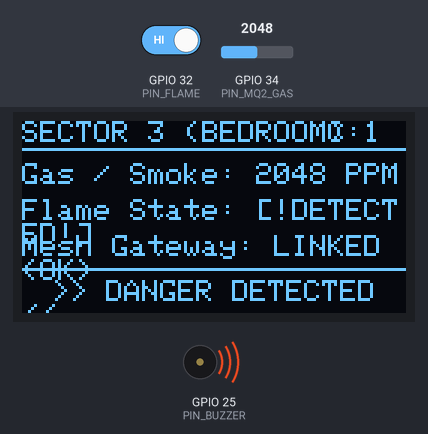
Simulated run of this sketch. Board: ESP32. On the bench: 128×64 one-colour display, buzzer (waves = sounding, pin HIGH). The test bench sets the inputs (shaded band); at power-on: GPIO 32 (PIN_FLAME) HIGH, GPIO 34 (PIN_MQ2_GAS) = 2048.

Above: at 2.7 s.
2.8 s: GPIO 32 (PIN_FLAME) driven LOW
At 3.5 s:
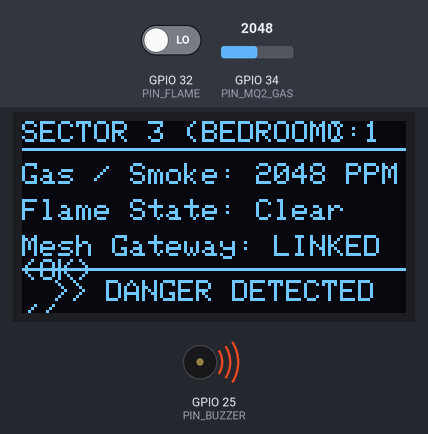
4.5 s: GPIO 34 (PIN_MQ2_GAS) set to 1554
At 5.7 s:
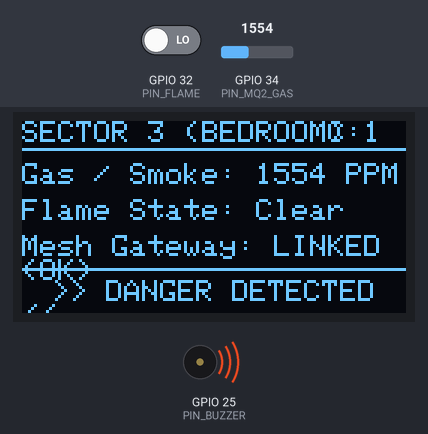
6.0 s: GPIO 34 (PIN_MQ2_GAS) set to 1466
At 7.3 s:
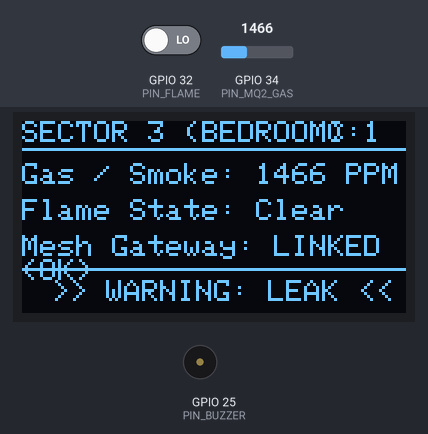
9.0 s: GPIO 34 (PIN_MQ2_GAS) set to 474
At 9.83 s:
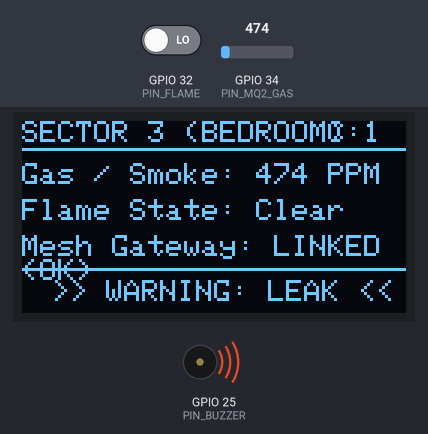
11.0 s: GPIO 34 (PIN_MQ2_GAS) set to 418
At 12.0 s:
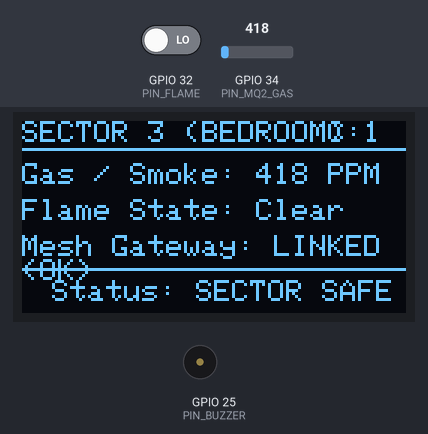
12.5 s: GPIO 32 (PIN_FLAME) driven HIGH
At 13.1 s:
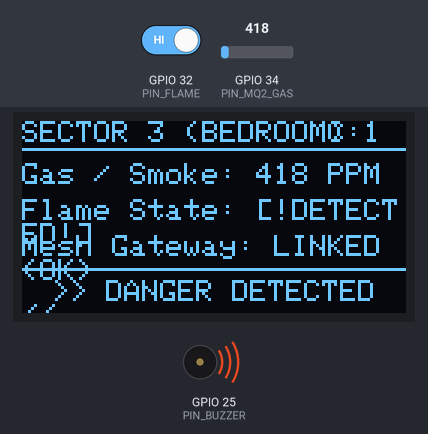
Timing chart, 0 to 15.0 s (numbered marks = the images above; inputs shaded):
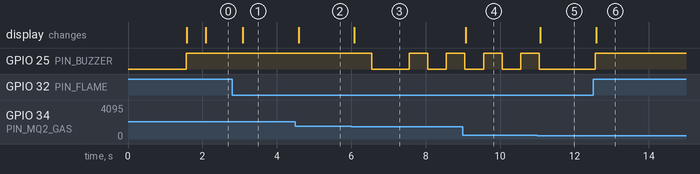

Measured:
- the behaviour switches between 1500 and 1499 on GPIO 34 (PIN_MQ2_GAS) (found by bisection; images 2 and 3)
- the behaviour switches between 451 and 450 on GPIO 34 (PIN_MQ2_GAS) (found by bisection; images 4 and 5)
- after the input at 2.8 s, the display: changes after 0.28 s (image 1)
- after the input at 4.5 s, the display: changes after 0.08 s (image 2)
- after the input at 6.0 s, GPIO 25 (PIN_BUZZER): HIGH → LOW after 0.56 s, → HIGH 1.0 s later, → LOW 0.50 s later, → HIGH 0.50 s later; the display: changes after 0.08 s (image 3)
- after the input at 9.0 s, the display: changes after 0.08 s (image 4)
- after the input at 11.0 s, GPIO 25 (PIN_BUZZER): goes on until 11.1 s, then stays LOW; the display: changes after 0.08 s (image 5)
- after the input at 12.5 s, GPIO 25 (PIN_BUZZER): LOW → HIGH after 0.06 s; the display: changes after 0.08 s (image 6)

The sketch:

Secondary_Node_N3.ino
```cpp
/**
 * ============================================================================
 * 🔥 H-FIRE IOT SYSTEM — SATELLITE SECTOR NODE 3 (BEDROOM / SECTOR 3)
 * ============================================================================
 * Architecture: Autonomous Satellite Mesh Sensor
 * Board: ESP32 Dev Module (WROOM-32)
 *
 * Core Responsibilities:
 *  1. Reads local MQ-2 Gas/Smoke (GPIO 34) and Optical Flame Sensor (GPIO 32)
 *     with 10-sample ADC noise filtering.
 *  2. Local Autonomous Alarm: Instantly sounds local buzzer (GPIO 25) if gas
 *     or fire is detected, even if Core Gateway is offline or unreachable.
 *  3. SSD1306 OLED Screen: Real-time sector status, gas level, and mesh link.
 *  4. High-Reliability ESP-NOW Transmission: Sends telemetry packet to Core
 *     Gateway (MAC: 20:50:0D:33:68:0C) every 500ms.
 *  5. Smart Auto-Channel Lock: Automatically detects Core Node's Wi-Fi channel
 *     by testing channels 1-13 on boot and locks once Core acknowledges.
 * ============================================================================
 */

#include <esp_now.h>
#include <WiFi.h>
#include <Wire.h>
#include <Adafruit_GFX.h>
#include <Adafruit_SSD1306.h>
#include <esp_wifi.h>

// ============================================================================
// 1. HARDWARE PIN DEFINITIONS & OLED CONFIGURATION
// ============================================================================
#define SCREEN_WIDTH      128
#define SCREEN_HEIGHT     64
#define OLED_RESET        -1
#define OLED_I2C_ADDRESS  0x3C
Adafruit_SSD1306 display(SCREEN_WIDTH, SCREEN_HEIGHT, &Wire, OLED_RESET);

const int PIN_MQ2_GAS = 34;   // Analog ADC1_CH6 (MQ-2 Analog Out)
const int PIN_FLAME   = 32;   // Digital In (Optical Flame Sensor)
const int PIN_BUZZER  = 25;   // Digital Out (Piezo / Active Buzzer)

// ============================================================================
// 2. SYSTEM-WIDE TELEMETRY THRESHOLDS (Aligned with H-Fire Admin App)
// ============================================================================
const int THRESHOLD_SAFE_PPM   = 450;    // Normal ambient baseline
const int THRESHOLD_DANGER_PPM = 1500;   // Critical hazard threshold

// ============================================================================
// 3. TARGET CORE GATEWAY MAC ADDRESS (NODE 1)
// ============================================================================
uint8_t coreGatewayAddress[] = {0x20, 0x50, 0x0D, 0x33, 0x68, 0x0C};

// ============================================================================
// 4. ESP-NOW PACKET DEFINITION
// ============================================================================
typedef struct __attribute__((packed)) {
  uint8_t  node_id;        // Always 3 for this node
  uint16_t gas_level;      // Smoothed PPM reading
  bool     flame_status;   // true = Flame detected
  uint32_t uptime_seconds; // Node uptime (heartbeat)
} SensorPacket;

SensorPacket myPacket;
esp_now_peer_info_t peerInfo;

// Network & Timer Controllers
unsigned long lastSensorReadMillis = 0;
unsigned long lastBeepToggleMillis = 0;
bool buzzerBeepState = false;

// Channel Auto-Discovery & Lock
int  currentWiFiChannel = 1;
bool isMeshLinked = false;
int  consecutiveFailures = 0;
const int MAX_FAILURES_BEFORE_HOP = 5;

// ============================================================================
// 5. ESP-NOW SEND CALLBACK (Smart Channel Auto-Lock)
// ============================================================================
void OnDataSent(const uint8_t *mac_addr, esp_now_send_status_t status) {
  if (status == ESP_NOW_SEND_SUCCESS) {
    isMeshLinked = true;
    consecutiveFailures = 0;
  } else {
    consecutiveFailures++;
    if (consecutiveFailures >= MAX_FAILURES_BEFORE_HOP) {
      isMeshLinked = false;
      // Hop to next Wi-Fi channel (1 to 13) to locate Core Gateway's router channel
      currentWiFiChannel = (currentWiFiChannel % 13) + 1;

      esp_wifi_set_promiscuous(true);
      esp_wifi_set_channel(currentWiFiChannel, WIFI_SECOND_CHAN_NONE);
      esp_wifi_set_promiscuous(false);

      peerInfo.channel = currentWiFiChannel;
      esp_now_mod_peer(&peerInfo);

      consecutiveFailures = 0;
    }
  }
}

// ============================================================================
// 6. MULTI-SAMPLE SENSOR READING
// ============================================================================
int readSmoothedMQ2() {
  long sum = 0;
  const int SAMPLES = 10;
  for (int i = 0; i < SAMPLES; i++) {
    sum += analogRead(PIN_MQ2_GAS);
    delayMicroseconds(200);
  }
  return (int)(sum / SAMPLES);
}

bool readFlameSensor() {
  return (digitalRead(PIN_FLAME) == HIGH);
}

// ============================================================================
// 7. BUZZER CONTROLLER (Local Autonomous Alarm)
// ============================================================================
void manageLocalBuzzer(bool isWarning, bool isDanger) {
  unsigned long now = millis();

  if (isDanger) {
    // Continuous High Alarm on Danger
    digitalWrite(PIN_BUZZER, HIGH);
  } else if (isWarning) {
    // Pulsed Beeps on Warning (500ms ON, 500ms OFF)
    if (now - lastBeepToggleMillis >= 500) {
      lastBeepToggleMillis = now;
      buzzerBeepState = !buzzerBeepState;
      digitalWrite(PIN_BUZZER, buzzerBeepState ? HIGH : LOW);
    }
  } else {
    digitalWrite(PIN_BUZZER, LOW);
    buzzerBeepState = false;
  }
}

// ============================================================================
// 8. OLED DISPLAY RENDERER
// ============================================================================
void updateOledHUD(const char* statusText, bool isWarning, bool isDanger) {
  display.clearDisplay();
  display.setTextSize(1);
  display.setTextColor(SSD1306_WHITE);

  // Header: Sector Name + Wi-Fi Channel
  display.setCursor(0, 0);
  display.print(F("SECTOR 3 (BEDROOM)"));
  display.setCursor(102, 0);
  display.print(F("C:"));
  display.print(currentWiFiChannel);

  display.drawLine(0, 9, 128, 9, SSD1306_WHITE);

  // Telemetry Rows
  display.setCursor(0, 14);
  display.print(F("Gas / Smoke: "));
  display.print(myPacket.gas_level);
  display.print(F(" PPM"));

  display.setCursor(0, 26);
  display.print(F("Flame State: "));
  if (myPacket.flame_status) {
    display.print(F("[!DETECTED!]"));
  } else {
    display.print(F("Clear"));
  }

  display.setCursor(0, 38);
  display.print(F("Mesh Gateway: "));
  if (isMeshLinked) {
    display.print(F("LINKED (OK)"));
  } else {
    display.print(F("SEARCHING..."));
  }

  // Footer Banner
  display.drawLine(0, 49, 128, 49, SSD1306_WHITE);
  display.setCursor(10, 53);
  display.setTextSize(1);
  if (isDanger) {
    display.print(F(">> DANGER DETECTED <<"));
  } else if (isWarning) {
    display.print(F(">> WARNING: LEAK <<"));
  } else {
    display.print(F("Status: SECTOR SAFE"));
  }

  display.display();
}

// ============================================================================
// 9. MAIN SETUP ROUTINE
// ============================================================================
void setup() {
  Serial.begin(115200);

  pinMode(PIN_FLAME, INPUT_PULLUP);
  pinMode(PIN_BUZZER, OUTPUT);
  digitalWrite(PIN_BUZZER, LOW);

  // Initialize OLED
  Wire.begin();
  if (!display.begin(SSD1306_SWITCHCAPVCC, OLED_I2C_ADDRESS)) {
    Serial.println(F("SSD1306 Init Failed!"));
    for (;;);
  }

  display.clearDisplay();
  display.setTextSize(1);
  display.setTextColor(SSD1306_WHITE);
  display.setCursor(15, 20);
  display.println(F("H-FIRE NODE 3"));
  display.setCursor(10, 35);
  display.println(F("Sector: Bedroom / Ext"));
  display.display();
  delay(1500);

  // Wi-Fi Station Mode for ESP-NOW
  WiFi.mode(WIFI_STA);
  WiFi.disconnect();

  // Set initial channel
  esp_wifi_set_promiscuous(true);
  esp_wifi_set_channel(currentWiFiChannel, WIFI_SECOND_CHAN_NONE);
  esp_wifi_set_promiscuous(false);

  // Initialize ESP-NOW
  if (esp_now_init() != ESP_OK) {
    Serial.println(F("Error initializing ESP-NOW"));
    return;
  }

  esp_now_register_send_cb((esp_now_send_cb_t)OnDataSent);

  // Register Core Gateway as Peer
  memcpy(peerInfo.peer_addr, coreGatewayAddress, 6);
  peerInfo.channel = currentWiFiChannel;
  peerInfo.encrypt = false;

  if (esp_now_add_peer(&peerInfo) != ESP_OK) {
    Serial.println(F("Failed to add peer"));
    return;
  }

  myPacket.node_id = 3; // Node ID 3
}

// ============================================================================
// 10. MAIN LOOP (Zero Blocking Delays)
// ============================================================================
void loop() {
  unsigned long now = millis();

  // Read Sensors & Transmit every 500ms
  if (now - lastSensorReadMillis >= 500) {
    lastSensorReadMillis = now;

    // 1. Read Sensors
    myPacket.gas_level      = readSmoothedMQ2();
    myPacket.flame_status   = readFlameSensor();
    myPacket.uptime_seconds = (uint32_t)(now / 1000);

    // 2. Evaluate Local Hazards
    bool isDanger  = (myPacket.flame_status || myPacket.gas_level >= THRESHOLD_DANGER_PPM);
    bool isWarning = (!isDanger && myPacket.gas_level > THRESHOLD_SAFE_PPM);
    const char* statusText = isDanger ? "DANGER" : (isWarning ? "WARNING" : "SAFE");

    // 3. Transmit to Core Gateway via ESP-NOW
    esp_now_send(coreGatewayAddress, (uint8_t *)&myPacket, sizeof(myPacket));

    // 4. Drive Local Alarm & OLED
    manageLocalBuzzer(isWarning, isDanger);
    updateOledHUD(statusText, isWarning, isDanger);
  }
}
```
